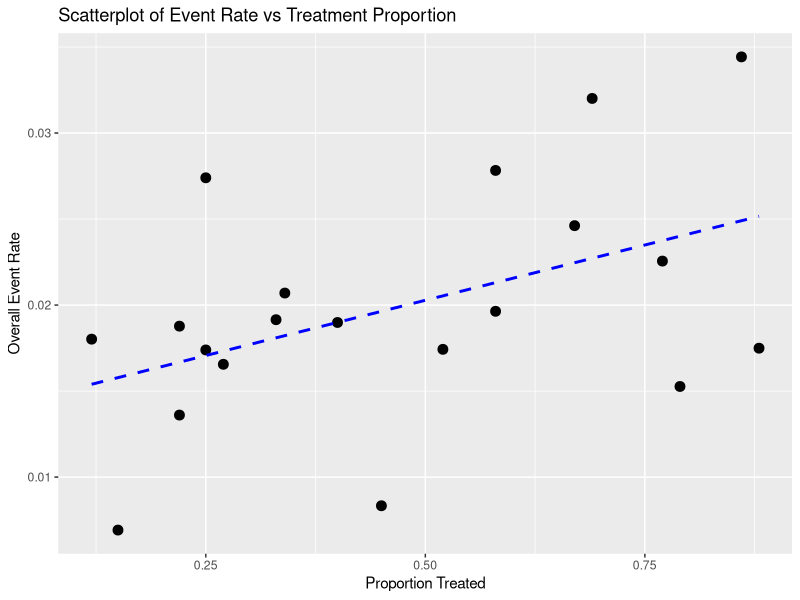
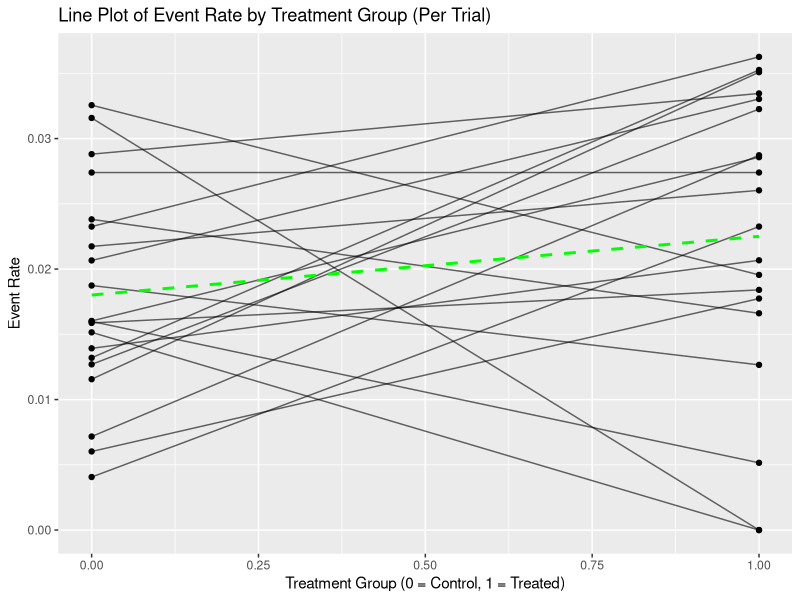
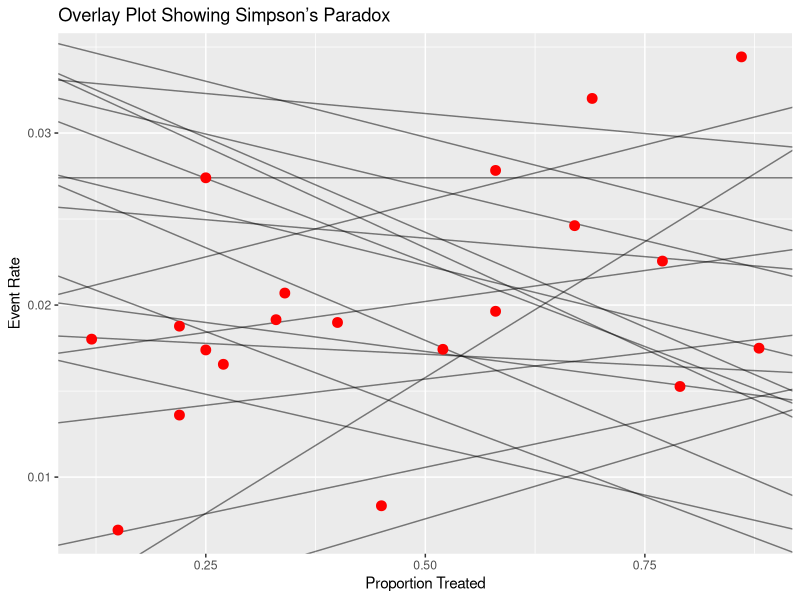

Recreate these plots in R, in order. (Note: this script raises an error after producing the figures.)
## ---- chunk 1
knitr::opts_chunk$set(echo = TRUE, fig.width = 10, fig.height = 6)

# <!-- ---------------------------------------------------------------------- -->
# <!--                    1. load the required packages                       -->
# <!-- ---------------------------------------------------------------------- --> 

# if(!require(psych)){install.packages("psych")}
# devtools::install_github("MathiasHarrer/dmetar")
packages<-c("tidyverse","gdata",
            "meta","rmeta","metafor","dmetar", 
            "kableExtra")

ipak <- function(pkg){
  new.pkg <- pkg[!(pkg %in% installed.packages()[, "Package"])]
  if (length(new.pkg)) 
    install.packages(new.pkg, dependencies = TRUE)
  sapply(pkg, require, character.only = TRUE)
}
ipak(packages)

# get the wd path
setwd(dirname(rstudioapi::getSourceEditorContext()$path))
getwd()


# source("./03_Functions/gmeta.r")
# source("./03_Functions/np.gmeta.r")
 


data1 <- read.csv("./01_Datasets/dataset01.csv", as.is=TRUE)
data2 <- read.csv("./01_Datasets/dataset02.csv", as.is=TRUE)
data3 <- read.csv("./01_Datasets/dataset03.csv", as.is=TRUE)
data4 <- read.csv("./01_Datasets/dataset04.csv", as.is=TRUE)
data5 <- read.csv("./01_Datasets/dataset05.csv", as.is=TRUE)
data6 <- read.csv("./01_Datasets/dataset06.csv", as.is=TRUE)
data7 <- read.csv("./01_Datasets/dataset07.csv", as.is=TRUE)
data8 <- read.csv("./01_Datasets/dataset08.csv", as.is=TRUE)

# glimpse(data8)
## ---- chunk 2
df <-  read.csv("./01_Datasets/Simpson_Meta-Analysis_Data.csv")  

# 1. Scatterplot: Treatment Proportion vs Overall Event Rate
ggplot(df, aes(x = Treatment_Prop, y = Overall_Rate)) +
  geom_point(size = 3) +
  geom_smooth(method = "lm", se = FALSE, linetype = "dashed", color = "blue") +
  ggtitle("Scatterplot of Event Rate vs Treatment Proportion") +
  xlab("Proportion Treated") +
  ylab("Overall Event Rate")


# 2. Line Plot: Within-Trial Risk Difference
line_data <- df %>%
  select(Trial, Treated_Rate, Control_Rate) %>%
  pivot_longer(cols = c("Treated_Rate", "Control_Rate"),
               names_to = "Group",
               values_to = "Event_Rate") %>%
  mutate(Group = ifelse(Group == "Control_Rate", 0, 1))

ggplot(line_data, aes(x = Group, y = Event_Rate, group = Trial)) +
  geom_line(alpha = 0.6) +
  geom_point() +
  stat_summary(fun = mean, geom = "line", aes(group = 1), color = "green", linetype = "dashed", size = 1) +
  ggtitle("Line Plot of Event Rate by Treatment Group (Per Trial)") +
  xlab("Treatment Group (0 = Control, 1 = Treated)") +
  ylab("Event Rate")

# 3. Overlay Plot: Combine Scatter and Line Plot
overlay_data <- line_data %>%
  group_by(Trial) %>%
  summarise(slope = diff(Event_Rate),
            intercept = first(Event_Rate)) %>%
  left_join(df %>% select(Trial, Treatment_Prop, Overall_Rate), by = "Trial")

ggplot() +
  geom_abline(data = overlay_data,
              aes(intercept = intercept, slope = slope, group = Trial),
              alpha = 0.5) +
  geom_point(data = overlay_data,
             aes(x = Treatment_Prop, y = Overall_Rate),
             size = 3, color = "red") +
  ggtitle("Overlay Plot Showing Simpson’s Paradox") +
  xlab("Proportion Treated") +
  ylab("Event Rate")
## ---- chunk 3
mg1 <- metagen(logHR, selogHR,
               studlab=paste(author, year), data=data4,
               sm="HR")
print(mg1, digits=2)

## Forest plot
plot(mg1)

## To assess potential publication bias informally, we generate the funnel plot and visually assess whether it is symmetric. 
funnel(mg1)
## ---- chunk 4
# meta-analysis of these cross-over trials
mg2 <- metagen(mean, SE, studlab=paste(author, year),
               data=data5, sm="MD")
print(summary(mg2), digits=2)

plot(mg2)
funnel(mg2)
## ---- chunk 5
# Function to compute Fisher's combined p-value
fishers.pvalue <- function(x) {
  # x: a numeric vector of p-values
  test_stat <- -2 * sum(log(x))
  pchisq(test_stat, df = 2 * length(x), lower.tail = FALSE)
}
## ---- chunk 6
# Vector of p-values
x <- c(0.106, 0.0957, 0.00166, 0.0694)

# Apply Fisher's method
combined.pval <- fishers.pvalue(x)

# Print the result
print(combined.pval)
## ---- chunk 7
m.gen <- metagen(TE = TE,
                 seTE = seTE,
                 studlab = Author,
                 data = ThirdWave,
                 sm = "SMD",
                 fixed = FALSE,
                 random = TRUE,
                 method.tau = "REML",
                 method.random.ci = "HK",
                 title = "Third Wave Psychotherapies")
summary(m.gen)
find.outliers(m.gen)
## ---- chunk 8
m.gen.inf <- InfluenceAnalysis(m.gen, random = TRUE)
m.gen.inf
## ---- chunk 9
plot(m.gen.inf, type = "baujat")
plot(m.gen.inf, type = "influence")
plot(m.gen.inf, type = "es.id")
plot(m.gen.inf, type = "i2.id")
## ---- chunk 10
## save the newly generated {metafor}-based meta-analysis under the name m.rma.
m.rma <- rma(yi = m.gen$TE,
             sei = m.gen$seTE,
             method = m.gen$method.tau,
             test = "knha")
res.gosh <- gosh(m.rma)
plot(res.gosh, alpha = 0.01)
## ---- chunk 11
res.gosh.diag <- gosh.diagnostics(res.gosh, 
                                  km.params = list(centers = 2),
                                  db.params = list(eps = 0.08, 
                                                   MinPts = 50))
res.gosh.diag
## ---- chunk 12
# use the metacont function to calculate mean difference and confidence interval
# sm="MD" (i.e. summary measure is the Mean Difference) as default setting.
data(Fleiss1993cont) 
m1_MD <- metacont(n.psyc, mean.psyc, sd.psyc, n.cont, mean.cont, sd.cont,
                  data = Fleiss1993cont, 
                  studlab=rownames(Fleiss1993cont),
                  sm = "MD")
summary(m1_MD)
plot(m1_MD)
## ---- chunk 13
# use the metacont function to calculate mean difference and confidence interval
# sm="MD" (i.e. summary measure is the Mean Difference) as default setting.
data(Fleiss1993cont) 
m1_SMD <- metacont(n.psyc, mean.psyc, sd.psyc, n.cont, mean.cont, sd.cont,
                   data = Fleiss1993cont, 
                   studlab=rownames(Fleiss1993cont),
                   sm = "SMD")
data.frame(
  Study      = m1_SMD$studlab,
  SMD        = round(m1_SMD$TE, 3),
  SE         = round(m1_SMD$seTE, 3),
  CI_lower   = round(m1_SMD$lower, 3),
  CI_upper   = round(m1_SMD$upper, 3)
)

m1_SMD

plot(m1_SMD)

# Use Cohen's d instead of Hedges' g as effect measure
update(m1_SMD, method.smd = "Cohen")
## ---- chunk 14
# The fixed effect estimate and its variance can be calculated using base R code

# 1. Calculate mean difference, variance and weights
MD <- with(data1, Me - Mc)
varMD <- with(data1, Se^2/Ne + Sc^2/Nc)
weight <- 1/varMD

# 2. Calculate the inverse variance estimator
# the standard weighted.mean function is used to calculate theta_F.
round(weighted.mean(MD, weight), 4)

# 3. Calculate the variance
round(1/sum(weight), 4)


# Alternative easier using the metacont function which yields identical results
mc1 <- metacont(Ne, Me, Se, Nc, Mc, Sc,
                data=data1,
                studlab=paste(author, year))
round(c(mc1$TE.fixed, mc1$seTE.fixed^2), 4)


# Forest Plot
# pdf(file="Schwarzer-Fig2.3.pdf", width=9.6) 
# uncomment line to generate PDF file
forest(mc1, comb.random=FALSE, xlab=
         "Difference in mean response (intervention - control)
units: maximum % fall in FEV1",
       xlim=c(-50,10), xlab.pos=-20, smlab.pos=-20)
# invisible(dev.off()) 
# uncomment line to save PDF file


## ---- chunk 15
mc1.gen <- metagen(TE, seTE, data=mc1, sm="MD")
# Print results for fixed effect and random effects method
c(mc1$TE.fixed, mc1$TE.random)
c(mc1.gen$TE.fixed, mc1.gen$TE.random)
## ---- chunk 16
# 1. Conduct meta-analyses
# 1a. DerSimonian-Laird estimator (default)
mg1.DL <- metagen(TE, seTE, data=mc1)
# 1b. Paule-Mandel estimator
mg1.PM <- metagen(TE, seTE, data=mc1, method.tau="PM")
# 1c. Restricted maximum-likelihood estimator
mg1.RM <- metagen(TE, seTE, data=mc1, method.tau="REML")
# 1d. Maximum-likelihood estimator
mg1.ML <- metagen(TE, seTE, data=mc1, method.tau="ML")
# 1e. Hunter-Schmidt estimator
mg1.HS <- metagen(TE, seTE, data=mc1, method.tau="HS")
# 1f. Sidik-Jonkman estimator
mg1.SJ <- metagen(TE, seTE, data=mc1, method.tau="SJ")
# 1g. Hedges estimator
mg1.HE <- metagen(TE, seTE, data=mc1, method.tau="HE")
# 1h. Empirical Bayes estimator
mg1.EB <- metagen(TE, seTE, data=mc1, method.tau="EB")
# 2. Extract between-study variance tau-squared
tau2 <- data.frame(tau2=round(c(0,
                                mg1.DL$tau^2, mg1.PM$tau^2,
                                mg1.RM$tau^2, mg1.ML$tau^2,
                                mg1.HS$tau^2, mg1.SJ$tau^2,
                                mg1.HE$tau^2, mg1.EB$tau^2), 2),
                   row.names=c("FE", "DL", "PM", "REML", "ML",
                               "HS", "SJ", "HE", "EB"))
# 3. Print tau-squared values
t(tau2)
# 4. Create dataset with summaries
res <- data.frame(MD=c(mg1.DL$TE.fixed,
                       mg1.DL$TE.random, mg1.PM$TE.random,
                       mg1.RM$TE.random, mg1.ML$TE.random,
                       mg1.HS$TE.random, mg1.SJ$TE.random,
                       mg1.HE$TE.random, mg1.EB$TE.random),
                  seMD=c(mg1.DL$seTE.fixed,
                         mg1.DL$seTE.random, mg1.PM$seTE.random,
                         mg1.RM$seTE.random, mg1.ML$seTE.random,
                         mg1.HS$seTE.random, mg1.SJ$seTE.random,
                         mg1.HE$seTE.random, mg1.EB$seTE.random),
                  method=c("",
                           "DerSimonian-Laird",
                           "Paule-Mandel",
                           "Restricted maximum-likelihood",
                           "Maximum-likelihood",
                           "Hunter-Schmidt",
                           "Sidik-Jonkman",
                           "Hedges",
                           "Empirical Bayes"),
                  tau2=tau2,
                  model=c("Fixed-effect model",
                          rep("Random-effect model", 8)))
knitr::kable(res)

# 5. Do meta-analysis
m <- metagen(MD, seMD, data=res,
             studlab=method,
             sm="MD",
             comb.fixed=FALSE, comb.random=FALSE,
             byvar=model)
knitr::kable(m)

# 6. Do forest plot
# pdf(file="Schwarzer-Fig2.5.pdf", width=8.1, height=4.0) 
# uncomment line to generate PDF file
forest(m,
       xlim=c(-20, -12),
       hetstat=FALSE, smlab="",
       leftcols=c("studlab", "tau2"),
       leftlabs=c("Method", "Between-study\nheterogeneity"),
       print.byvar=FALSE)
# invisible(dev.off()) # uncomment line to save PDF file   
## ---- chunk 17
 # use the metacont function to conduct the Hartung–Knapp adjustment
mc2.hk <- metacont(Ne, Me, Se, Nc, Mc, Sc, sm="SMD",
                   data=data2, comb.fixed=FALSE,
                   hakn=TRUE)
## ---- chunk 18
 
## ---- chunk 19
# Estimated risks
pE = c(0.0700, 0.0905, 0.0669, 0.0926)
pC = c(0.0834, 0.1053, 0.0835, 0.1041)

# Risk differences
RD = pE - pC
# Result:
# [1] -0.0133 -0.0148 -0.0166 -0.0115
## ---- chunk 20
# Sample sizes (example values)
nE = c(2099, 2265, 4995, 4439)
nC = c(2063, 2232, 5006, 4449)

# Variance of RD
VarRD = pE*(1 - pE)/nE + pC*(1 - pC)/nC
# Standard Error
SERD = sqrt(VarRD)
SERD
## ---- chunk 21
# Create the statin study data
dat <- data.frame(
  Study = c("Prove-It", "A-to-Z", "TNT", "IDEAL"),
  evhigh = c(147, 205, 334, 411),   # number of events in high-dose group
  nhigh  = c(2099, 2265, 4995, 4439),  # total in high-dose group
  evstd  = c(172, 235, 418, 463),   # number of events in standard-dose group
  nstd   = c(2063, 2232, 5006, 4449)   # total in standard-dose group
)
RD.Statin = metabin(evhigh, nhigh, evstd, nstd,
                    studlab = Study,
                    data = dat,
                    method = "Inverse",
                    sm = "RD")
summary(RD.Statin)
plot(RD.Statin)
## ---- chunk 22
data(Fleiss93)
# Can taking aspirin after a heart attack reduce mortality?
# 7 studies information
# event.e indicates the number of deaths in the treatment group
# n.e indicates the total number of people in the treatment group
# event.c indicates the total number of people in the control group
# n.c indicates the total number of people in the control group

metabin(event.e, n.e, event.c, n.c, data=Fleiss93, sm="OR")

# Meta-analysis forest plot is generally indispensable
# The OR value and 95% confidence interval, weight, combined effect size value and heterogeneity test results of each study are all in this figure
# comb.random=FALSE, the random effect model is not used for effect size combination, but the fixed effect model is used
metaresult<-metabin(event.e, n.e,event.c,n.c,data=Fleiss93,sm="OR",
                    studlab=paste(study, year),random=FALSE)
plot(metaresult)
## ---- chunk 23
# Create the statin study dataset
dat <- data.frame(
  Study  = c("Prove-It", "A-to-Z", "TNT", "IDEAL"),
  evhigh = c(147, 205, 334, 411),    # events in high-dose group
  nhigh  = c(2099, 2265, 4995, 4439),# total in high-dose group
  evstd  = c(172, 235, 418, 463),    # events in standard-dose group
  nstd   = c(2063, 2232, 5006, 4449) # total in standard-dose group
)

# Odds ratios from individual studies
OR <- c(0.828, 0.846, 0.787, 0.878)

# Step 1: compute raw Mantel-Haenszel weights
w0 <- (dat$nhigh - dat$evhigh) * dat$evstd / (dat$nhigh + dat$nstd)

# Step 2: total weight and relative weights
TotWeight <- sum(w0)
relWt <- w0 / TotWeight

# Step 3: compute pooled MH OR
OR.MH <- sum(relWt * OR)

# Step 4: naive variance
Var.ORMH1 <- 1 / TotWeight
lowCI_naive <- OR.MH - 1.96 * sqrt(Var.ORMH1)
upCI_naive <- OR.MH + 1.96 * sqrt(Var.ORMH1)

print(paste0("MH estimate = ",round(OR.MH,3), 
             ", 95% CI (naive) = [",
             round(lowCI_naive,3),",",
             round(upCI_naive,3),"]"))
## ---- chunk 24
A <- dat$evhigh
B <- dat$nhigh - dat$evhigh
C <- dat$evstd
D <- dat$nstd - dat$evstd
N <- A + B + C + D

T1 <- (A + D) / N
T2 <- (B + C) / N
T3 <- A * D / N
T4 <- B * C / N

ST3 <- sum(T3)
ST4 <- sum(T4)

Var.lnOR <- 0.5 * (
  (T1 * T3) / ST3^2 +
  (T1 * T4 + T2 * T3) / (ST3 * ST4) +
  (T2 * T4) / ST4^2
)

Var.lnMH <- sum(Var.lnOR)

# 95% CI on log scale
lowCI_lnMH <- log(OR.MH) - 1.96 * sqrt(Var.lnMH)
upCI_lnMH <- log(OR.MH) + 1.96 * sqrt(Var.lnMH)

# Convert to OR scale
lowCI_MH <- exp(lowCI_lnMH)
upCI_MH <- exp(upCI_lnMH)

print(paste0("MH estimate = ",round(OR.MH,3), 
             ", 95% CI (Emerson) = [",
             round(lowCI_MH,3),",",
             round(upCI_MH,3),"]"))
## ---- chunk 25
ORMH.Statin <- metabin(
  event.e = evhigh, n.e = nhigh,
  event.c = evstd,  n.c = nstd,
  studlab = Study,
  data = dat,
  method = "MH",   # Mantel-Haenszel
  sm = "OR"
)

summary(ORMH.Statin)
plot(ORMH.Statin)
## ---- chunk 26
# With 0.5 continuity correction for sparse data
metabin(Ee, Ne, Ec, Nc, sm="OR", method="I",
        data=data8, subset=study=="Australian")

# With 0.1 continuity correction for sparse data
metabin(Ee, Ne, Ec, Nc, sm="OR", method="I",
        data=data8, subset=study=="Australian",
        incr=0.1)

# conduct an analysis based on the treatment arm continuity correction
# using argument incr="TACC"
metabin(Ee, Ne, Ec, Nc, sm="OR", method="I",
        data=data8, subset=study=="Australian",
        incr="TACC")        
## ---- chunk 27
dat <- data.frame(
  Study  = c("Prove-It", "A-to-Z", "TNT", "IDEAL"),
  evhigh = c(147, 205, 334, 411),
  nhigh  = c(2099, 2265, 4995, 4439),
  evstd  = c(172, 235, 418, 463),
  nstd   = c(2063, 2232, 5006, 4449)
)

## First, define the 2×2 table components:

A <- dat$evhigh
B <- dat$nhigh - A
C <- dat$evstd
D <- dat$nstd - C
N <- A + B + C + D
 
# Now compute the Peto components for each study:
# Observed
Oi <- A

# Expected under null
Ei <- (A + B) * (A + C) / N

# Variance
Vi <- (A + B) * (C + D) * (A + C) * (B + D) / (N^2 * (N - 1))

# Peto’s OR
psii <- exp((Oi - Ei) / Vi)
print(psii)


## Compute confidence intervals for each study:
lowCIi <- exp((Oi - Ei - 1.96 * sqrt(Vi)) / Vi)
upCIi  <- exp((Oi - Ei + 1.96 * sqrt(Vi)) / Vi)

print(lowCIi)
print(upCIi)

print("Interpretation: Only the third study may have a CI that excludes 1 → statistically significant")


## Now compute the **pooled Peto’s OR**:
psi <- exp(sum(Oi - Ei) / sum(Vi))
lowCI <- exp((sum(Oi - Ei) - 1.96 * sqrt(sum(Vi))) / sum(Vi))
upCI  <- exp((sum(Oi - Ei) + 1.96 * sqrt(sum(Vi))) / sum(Vi))

cat("Pooled Peto OR =", round(psi, 3), "\n")
cat("95% CI = [", round(lowCI, 3), ",", round(upCI, 3), "]\n")
## ---- chunk 28

ORPeto.Statin <- metabin(
  event.e = evhigh, n.e = nhigh,
  event.c = evstd,  n.c = nstd,
  studlab = Study,
  data = dat,
  method = "Peto",  # use Peto's method
  sm = "OR"
)

summary(ORPeto.Statin)
plot(ORPeto.Statin)
